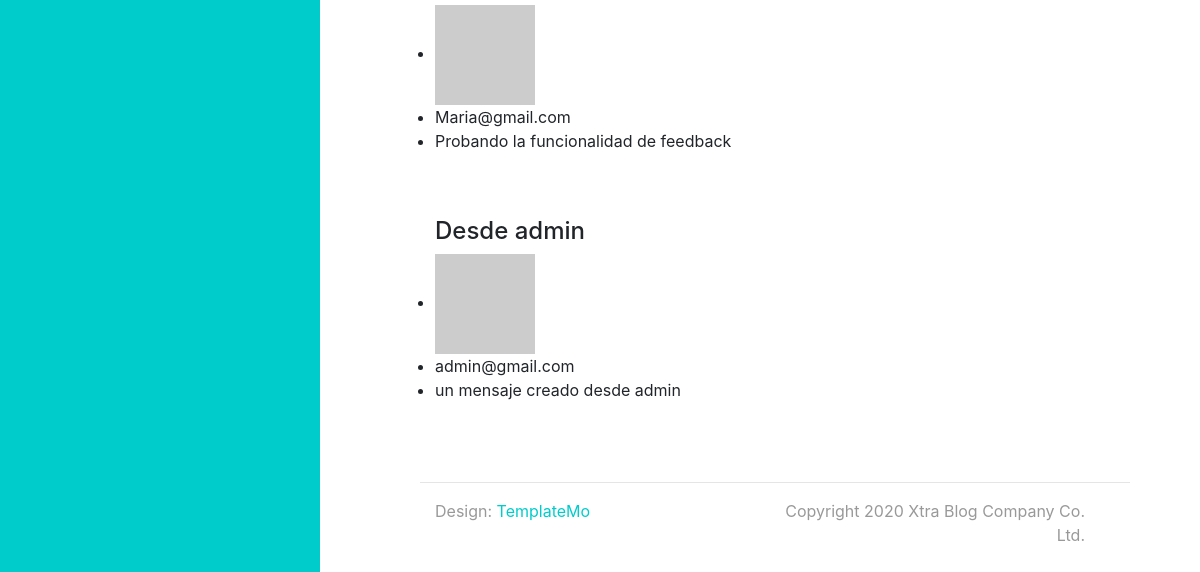
The app's page /feedback/ (lower part), older data.
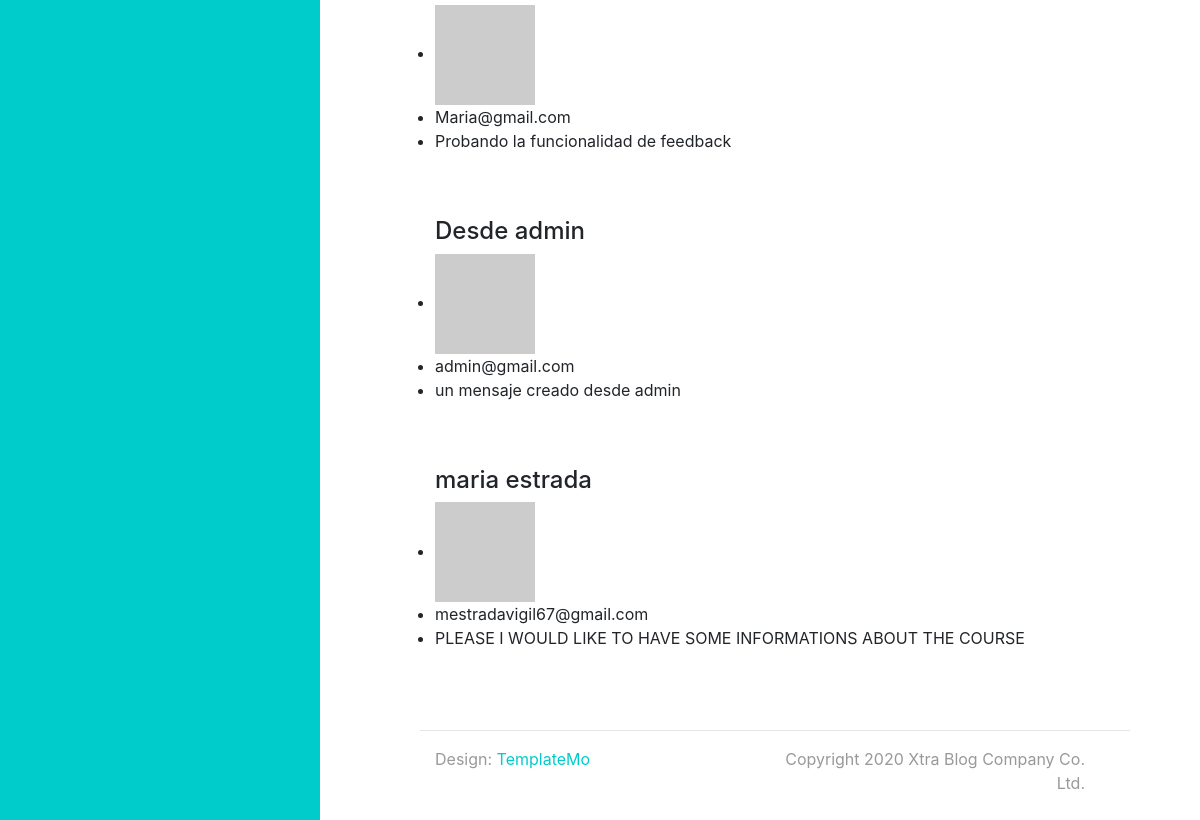
The same page, newer data.
### feedback/models.py (models this page shows, shortened)
class Feedback(models.Model):
    name = models.CharField(max_length=255)
    email = models.EmailField()
    message = models.TextField()

### feedback/views.py (the view)
# urls.py: path('', feedback_views.feedback_view, name='feedback'),
def feedback_view(request):
    if request.method == 'POST':
        form = FeedbackForm(request.POST)
        if form.is_valid():
            form.save()
            messages.success(request, f"Su comentario ha sido publicado, muchas gracias!")
            return redirect("feedback")
    else:
        form = FeedbackForm()
    context = {
        'form': form,
        'feedbacks': Feedback.objects.all().values()
    }
    return render(request, 'feedback/feedback.html', context)

### feedback/templates/feedback/feedback.html (shortened to what this page needs)
{% extends 'index.html' %}
{% block contenido %}
    <br>
    <br>
    <br>
    {% for comentario in feedbacks %}
        <h4>{{ comentario.name }}</h4>
        <ul>
            <li><img class="profile" src="https://loremflickr.com/200/200" alt="" srcset="" width="100" height="100"></li>
            <li>{{ comentario.email }}</li>
            <li>{{ comentario.message }}</li>
        </ul>
        <br>
        <br>
    {% endfor %}
{% endblock contenido %}

Row changes from the older to the newer data that the page shows:
added Feedback: name "maria estrada", email "mestradavigil67@gmail.com", message "PLEASE I WOULD LIKE TO HAVE SOME INFORMATIONS ABOUT THE COURSE"
